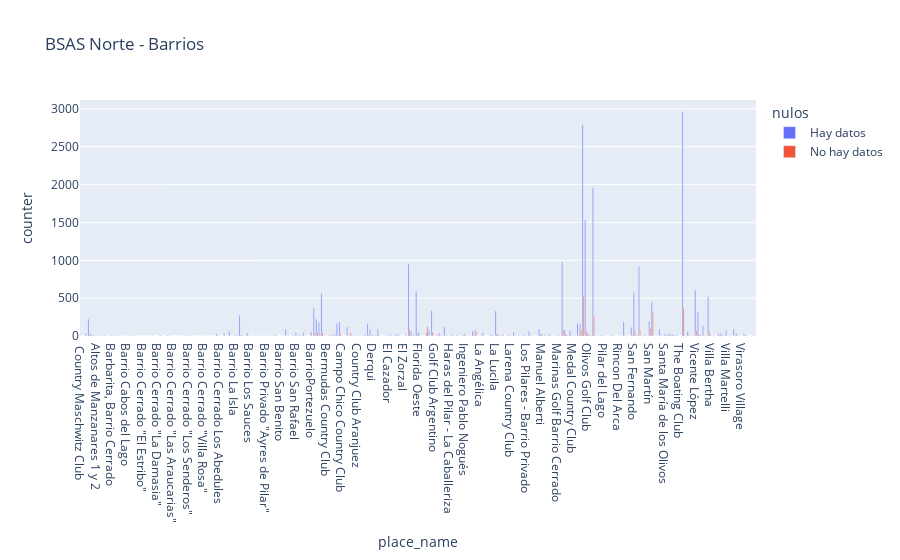

Notebook source saved alongside this figure:
### Code cell
bsas_norte_barrios_grupo = bsas_norte.groupby(by=['state_name','place_name','nulos'],as_index=False)['counter'].sum()
bsas_norte_barrios_grupo['nulos'] = bsas_norte_barrios_grupo['nulos'].astype(str)
bsas_norte_barrios_grupo['nulos'] = bsas_norte_barrios_grupo.nulos.str.replace('False','Hay datos')
bsas_norte_barrios_grupo['nulos'] = bsas_norte_barrios_grupo.nulos.str.replace('True','No hay datos')
fig = px.bar(bsas_norte_barrios_grupo, x="place_name", y="counter",
             color='nulos', barmode='group',
             height=400, title=" BSAS Norte - Barrios")
fig.show()

### Figure 1 — Plotly figure (JSON) as saved in the notebook; plotly's stock layout.template omitted (floating-point values rounded to 4 significant figures; data arrays with more than 128 entries replaced by an {"elided": "..."} marker saying what was removed)
{"data": [{"alignmentgroup": "True", "hovertemplate": "nulos=Hay datos<br>place_name=%{x}<br>counter=%{y}<extra></extra>", "legendgroup": "Hay datos", "marker": {"color": "#636efa"}, "name": "Hay datos", "offsetgroup": "Hay datos", "orientation": "v", "showlegend": true, "textposition": "auto", "type": "bar", "x": {"elided": "262 str values"}, "xaxis": "x", "y": {"elided": "262 int values"}, "yaxis": "y"}, {"alignmentgroup": "True", "hovertemplate": "nulos=No hay datos<br>place_name=%{x}<br>counter=%{y}<extra></extra>", "legendgroup": "No hay datos", "marker": {"color": "#EF553B"}, "name": "No hay datos", "offsetgroup": "No hay datos", "orientation": "v", "showlegend": true, "textposition": "auto", "type": "bar", "x": ["Acacias Blancas", "Acassuso", "Albanueva Barrio Cerrado", "Altos del Pilar", "Bahía del Sol", "Barrio Barrancas del Lago", "Barrio Ceibos", "Barrio Cerrado \"La Montura\"", "Barrio Cerrado \"Los Fresnos\"", "Barrio Cerrado \"Los Potrillos\"", "Barrio Cerrado Las Casuarinas", "Barrio La Alameda", "Barrio La Isla", "Barrio Los Alisos", "Barrio Los Lagos", "Barrio Los Sauces", "Barrio Parque General San Martin", "Barrio San Agustin", "Barrio San Gabriel", "Barrio Santa Teresa", "Beccar", "Bella Vista", "Belén de Escobar", "Benavidez", "Billinghurst", "Boca Ratón", "Boulogne Sur Mer", "Bs.As. G.B.A. Zona Norte", "Carapachay", "Carmel Country Club", "Club de Campo Pueyrredón", "Country San Jorge Village", "Del Viso", "Delta", "Dique Luján", "Don Torcuato", "Escobar", "Estancias del Pilar", "Florida", "Garín", "General Pacheco", "General San Martín", "Golfer's Country Club", "Grand Bourg", "Haras Santa Maria", "Hindu Club", "Ingeniero Adolfo Sourdeaux", "Ingeniero Pablo Nogués", "Jose Leon Suarez", "José C Paz", "La Arboleda de Maschwitz", "La Comarca", "La Lomada de Pilar", "La Lucila", "Laguna del Sol", "Loma Verde", "Los Polvorines", "Malvinas Argentinas", "Mapuche Country Club", "Martínez", "Maschwitz", "Matheu", "Mayling Club de Campo", "Miraflores Country Club", "Munro", "Muñiz", "Nordelta", "Olivos", "Olivos Golf Club", "Pilar", "Pilar Village", "Pilar del Lago", "Punta Chica Village", "QBay Yacht", "Rincon Del Arca", "Rincón de Maschwitz", "Rincón de Milberg", "Rincón de la Costa", "San Andres", "San Fernando", "San Francisco Club de Campo", "San Isidro", "San Juan", "San Martín", "San Miguel", "Santa Isabel", "Santa María de los Olivos", "Santa-Catalina", "Septiembre", "Solares del Talar", "Tigre", "Tortuguitas", "Valle Claro", "Vicente López", "Victoria", "Villa Adelina", "Villa Ballester", "Villa Bonich", "Villa Libertad", "Villa Lynch", "Villa Martelli", "Villa Rosa", "Villa de Mayo", "Virreyes", "Zelaya"], "xaxis": "x", "y": [1, 18, 4, 3, 1, 4, 3, 1, 1, 2, 1, 1, 1, 4, 1, 1, 1, 1, 1, 1, 33, 51, 14, 41, 3, 2, 8, 34, 2, 42, 1, 1, 9, 1, 3, 11, 87, 5, 30, 124, 2, 48, 2, 8, 5, 1, 2, 8, 11, 61, 1, 2, 10, 27, 1, 4, 18, 25, 1, 79, 26, 1, 6, 1, 8, 84, 525, 62, 7, 268, 3, 2, 1, 1, 1, 1, 10, 1, 10, 67, 8, 75, 2, 101, 306, 3, 4, 2, 3, 2, 362, 13, 1, 72, 28, 5, 71, 1, 5, 4, 2, 3, 4, 10, 1], "yaxis": "y"}], "layout": {"autosize": true, "barmode": "group", "legend": {"title": {"text": "nulos"}, "tracegroupgap": 0}, "title": {"text": " BSAS Norte - Barrios"}, "xaxis": {"anchor": "y", "autorange": true, "domain": [0, 1], "range": [-0.5, 263.5], "title": {"text": "place_name"}, "type": "category"}, "yaxis": {"anchor": "x", "autorange": true, "domain": [0, 1], "range": [0, 3118.0], "title": {"text": "counter"}, "type": "linear"}}}
